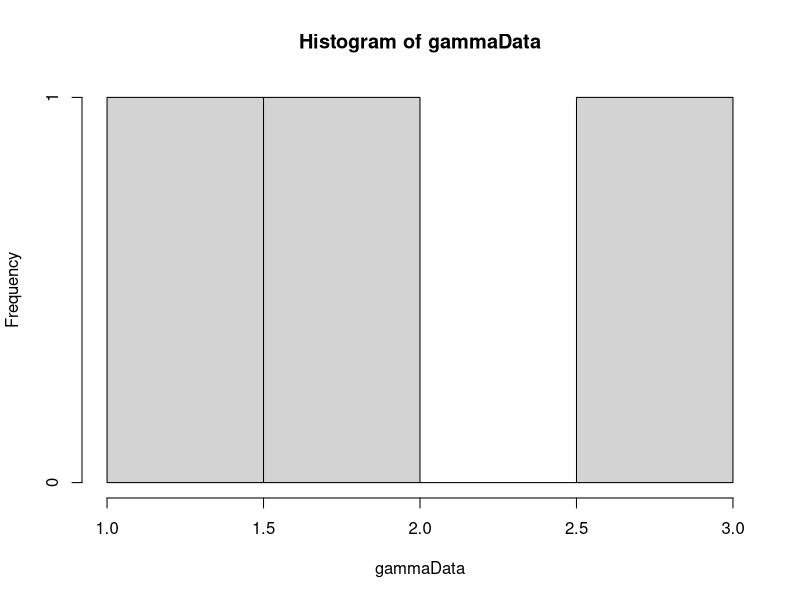
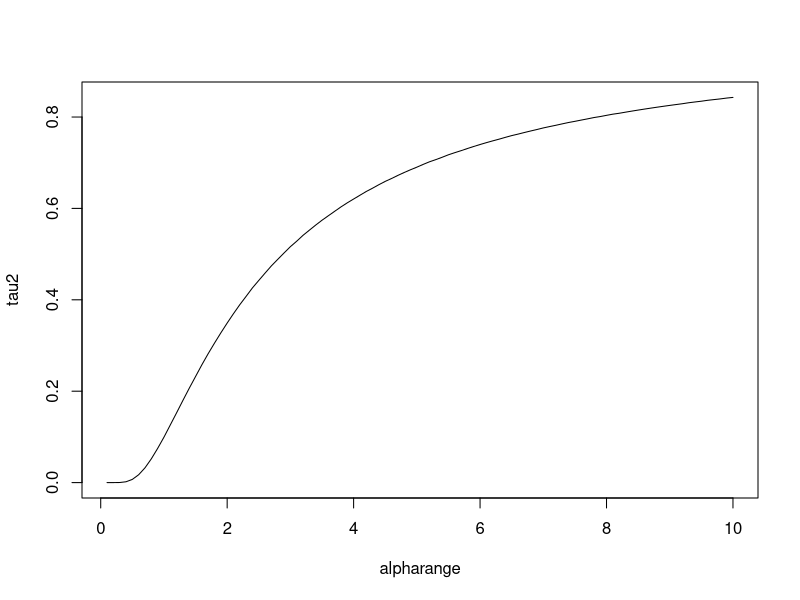
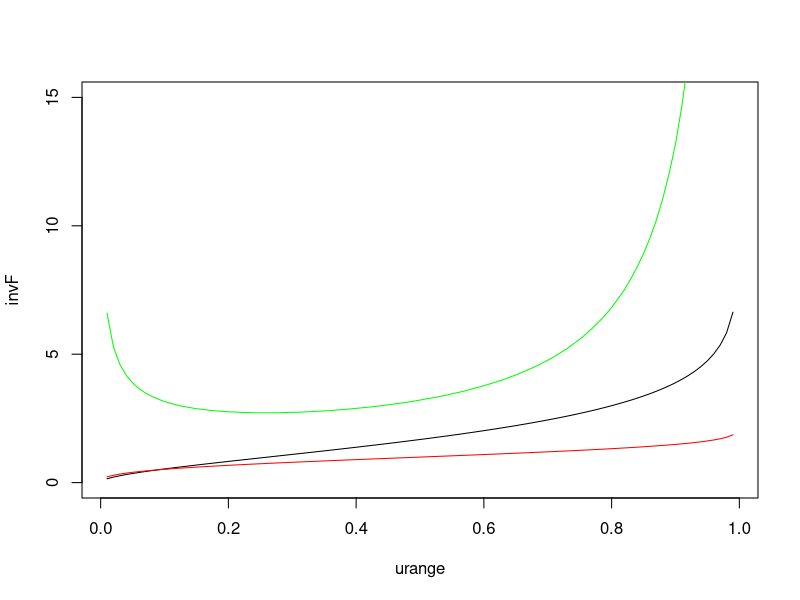
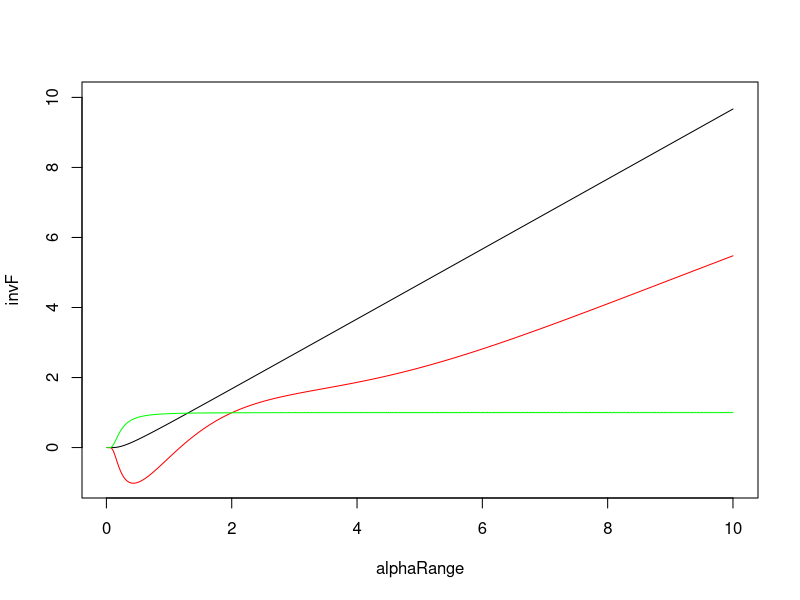
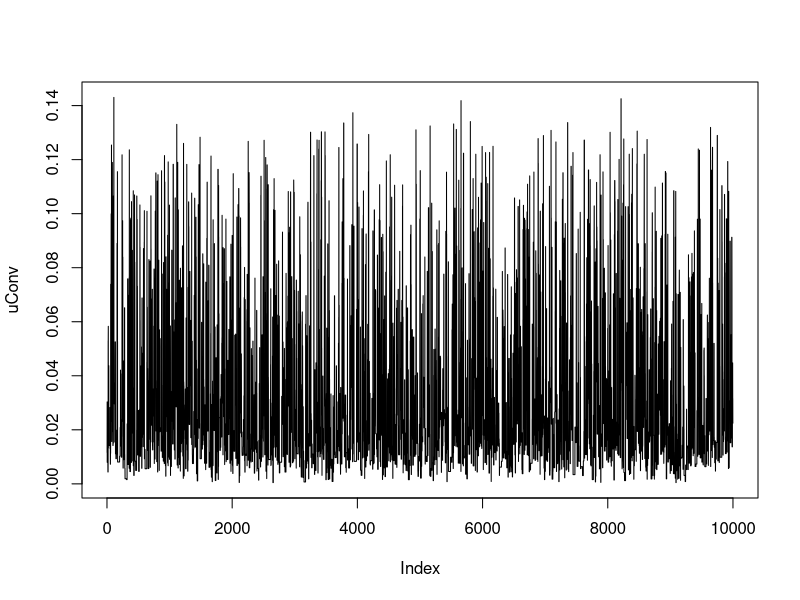
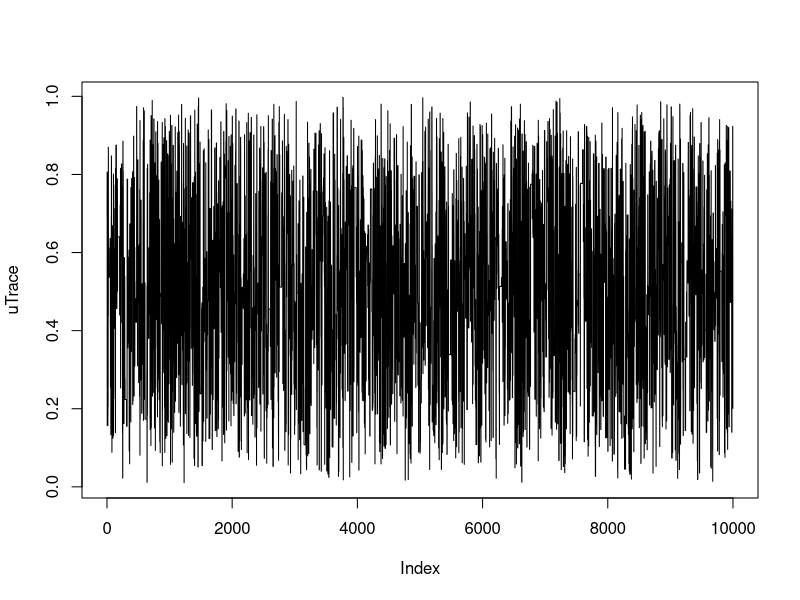
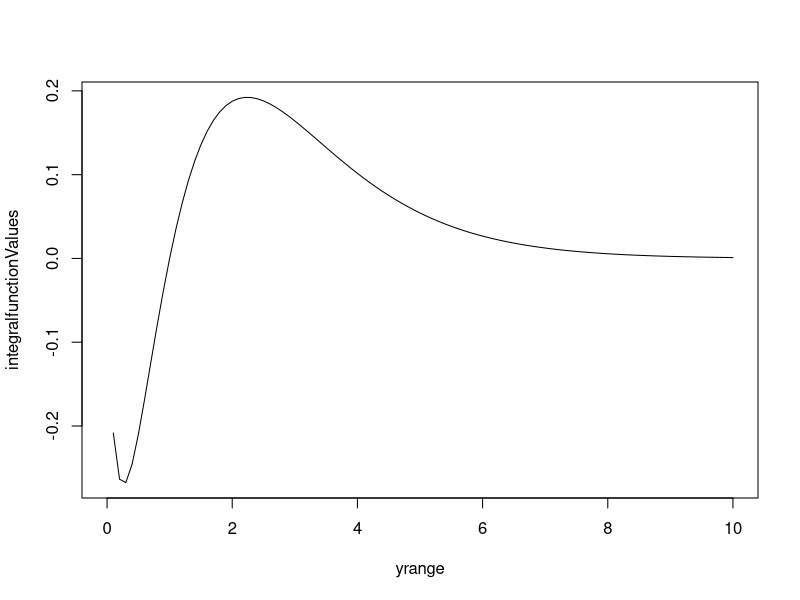

Reproduce these figures in R, in order. (Note: this script raises an error after producing the figures.)
library(MCMCpack)

weightedUniform <- function(n, numIterations) {
  # Generate sample of from a weighted uniform distribution
  # 
  # Args:
  #   n: number of points in sample
  #   
  # Returns:
  #   A vector sample
  uCurr = runif(n)
  alphaCurr = findAlpha(s2, uCurr)
  uConv = rep(0, numIterations)
  uTrace = rep(0, numIterations)
  for(i in 1:numIterations) {
    uProp = runif(n)
    alphaProp = findAlpha(s2, uProp)
    if(alphaProp != -1) {
      proportionalProp = proportionalDensity(uProp, alphaProp)
      proportionalCurr = proportionalDensity(uCurr, alphaCurr)
      alphaVal = min(1, proportionalProp/proportionalCurr)
      u = runif(1)
      print(i)
      if (u <= alphaVal) {
        uCurr = uProp
        alphaCurr = alphaProp
      }  
    }
    uConv[i] = var(uCurr)
    uTrace[i] = uCurr[1]
  }
  plot(uConv, type="l")
  plot(uTrace, type="l")
  return(uCurr)
}

proportionalDensity <- function(u, alpha) {
  # Calculate proportional density for indepence sampling
  # 
  # Args:
  #   u: A vector from an uniform distribution.
  #   alpha: A scalar value
  #   
  # Returns:
  #   A scalar value
  
  gammaInv = rep(0, length(u))
  diffGammaInv = rep(0, length(u))
  for(i in 1:length(u)) {
    gammaInv[i] = invGammaCumulative(u[i], alpha)
    diffGammaInv[i] = diffAlphaInvGammaCumulative(u[i], alpha)
  }
  return(calcWeight(gammaInv, diffGammaInv))
}

calcWeight <- function(gammaInv, diffGammaInv) {
  # Calculate weigth for a gamma distribution
  #
  # Args:
  #   gammaInv: A list of values from the inverse cumulative gamma.
  #   diffGammaInv: A list of values from the derivative of the inverse cumulative gamma.
  #   
  # Returns:
  #   A scalar value
  weight = (1/length(gammaInv))*(sum(diffGammaInv/gammaInv)) - sum(diffGammaInv)/sum(gammaInv)
  return(weight)
}

invGammaCumulative <- function(u, alpha) {
  x = 0
  stepSize = 0.1
  tolerance = 0.00001
  direction = 1
  integralValue = 0
  
  while(abs(integralValue - u) > tolerance){
    x = x + direction*stepSize
    if(x<0) {
      x = 0
      direction = 1
    }
    
    if(method == "integrate") {
      integral = integrate(gammaDensity, 0, x)
      integralValue = integral$value  
    } else if(method == "pgamma") {
      integral = pgamma(x, shape=alpha, scale=1)
      integralValue = integral
    }
    
    
    # Going left and pass the point
    if ((u > integralValue) && (direction == -1)) {
      stepSize = stepSize/2
      direction = 1
    }
    
    # Going right and pass the point
    if ((u < integralValue) && (direction == 1)) {
      stepSize = stepSize/2
      direction = -1
    }
  }
  return(x)
}

diffInvGammaCumulative <- function(u) {
  # Derivative of gamma distribution with respect to u
  # 
  # Args:
  #   u: Scalar between 0 and 1
  #   
  # Returns:
  #   Scalar. Derivative at point u.
  if(u+hStep < 1) {
    firstPoint = invGammaCumulative(u, alpha)
    secondPoint = invGammaCumulative(u+hStep, alpha)
    return((secondPoint - firstPoint)/hStep)  
  } else {
    firstPoint = invGammaCumulative(u-hStep, alpha)
    secondPoint = invGammaCumulative(u, alpha)
    return((secondPoint - firstPoint)/hStep)  
  }
}

diffAlphaInvGammaCumulative <- function(u, alpha) {
  # Derivative of gamma distribution with respect to alpha.
  # 
  # Args:
  #   u: Scalar between 0 and 1.
  #   alpha: Scalar larger than 0.
  #   
  # Returns:
  #   Scalar value. Derivative at point alpha.
  firstPoint = invGammaCumulative(u,alpha)
  secondPoint = invGammaCumulative(u, alpha + alphaHStep)
  return((secondPoint - firstPoint)/alphaHStep)
}

calcDerivateFunction <- function(u, alphaValue) {
 largeFInv = invGammaCumulative(u, alphaValue)
 integralPart = integrate(integralFunction, 0, largeFInv)
 return((digamma(alphaValue)*u - integralPart$value)*gamma(alphaValue)/((largeFInv^(alphaValue - 1))*exp(-largeFInv)))
}

integralFunction <- function(y) {
  return(log(y)*(y^(alphaValue - 1))*exp(-y)/gamma(alphaValue))
}

gammaDensity <- function(x) {
  return(dgamma(x, alpha,1))  
}

findAlpha <- function(s2, u) {
  
  alphaValue = 0.1
  stepSize = 1
  direction = 1
  tolerance = 0.0001
  tau2Value = 0
  prevTau2Value = 0
  it = 0
  while(abs(s2 - tau2Value) > tolerance) {
    it = it + 1
    alphaValue = alphaValue + direction*stepSize
    if(alphaValue<=0) {
      alphaValue = 0.1
      direction = 1
    }
    prevTau2Value = tau2Value
    tau2Value = calcValueTau2(u, alphaValue)
    #print(abs(s2 - tau2Value))
    #print(direction)
    if ((s2 > tau2Value) && (direction == -1)) {
      stepSize = stepSize/2
      direction = 1
    }
    
    if ((s2 < tau2Value) && (direction == 1)) {
      stepSize = stepSize/2
      direction = -1
    }
    
    if(isAlphaOutsideValidInterval(alphaValue, direction)) {
      return(-1)
    }  
    
  }
  
  return(alphaValue)
}

isAlphaOutsideValidInterval <- function(alphaValue, direction) {
  return((alphaValue < alphaLowerBound && direction == -1) || (alphaValue > alphaUpperBound && direction == 1))
}

findBeta <- function(s1, u, alphaValue) {
  largeFInv = rep(0, length(u))
  for(i in 1:length(u)) {
    largeFInv[i] = invGammaCumulative(u[i], alphaValue)
  }
  return(s1*length(u)/(sum(largeFInv)))
}

calcValueTau2 <- function(u, alphaValue) {
  largeFInv = rep(0, length(u))
  for(i in 1:length(u)) {
    largeFInv[i] = invGammaCumulative(u[i], alphaValue)
  }
  return(length(u)*((prod(largeFInv))^(1/length(u)))/sum(largeFInv))
}

calcValueTau2Method2 <- function(x) {
  return(length(x)*((prod(x))^(1/length(x)))/sum(x))
}

alpha = 2
beta = 1
hStep = 0.01
alphaHStep = 0.01
method = "pgamma"
NUM_SAMPLES = 1000
NUM_POINTS = 3
alphaUpperBound = 10
alphaLowerBound = 0.5

# Generate data
gammaData = rgamma(NUM_POINTS, shape=alpha, scale = beta)
hist(gammaData)
# Calculation of statistics
s1 = sum(gammaData)/NUM_POINTS
s2 = NUM_POINTS*((prod(gammaData))^(1/NUM_POINTS))/sum(gammaData)

# Plot of tau 2 with respect to alpha
alpharange = seq(0.1 , 10, by = 0.1)
tau2 = rep(0, length(alpharange))
u = runif(NUM_POINTS)
for(i in 1:length(alpharange)) {
  tau2[i]= calcValueTau2(u, alpharange[i])
}
plot(alpharange,tau2, type="l")

# Plot of derivatve of inverse cumulative distribution and the cumulative function
alphaValue = alpha
urange = seq(0.01, 0.99, by=0.01)
diff1 = rep(0, length(urange))
diff2 = rep(0, length(urange))
invF = rep(0, length(urange))
for(i in 1:length(urange)) {
  invF[i] = invGammaCumulative(urange[i], alpha)
  diff1[i] = calcDerivateFunction(urange[i], alphaValue)
  diff2[i] = diffInvGammaCumulative(urange[i])
}
plot(urange, invF, type="l", ylim=c(0, 15))
lines(urange, diff1, col="red")
lines(urange, diff2, col="green")

# Plot of derivative of inverse cumulative distribution with respect to alpha and the cumulative function.
alphaRange = seq(0.01, 10, by = 0.01)
diff1 = rep(0, length(alphaRange))
diff2 = rep(0, length(alphaRange))
invF = rep(0, length(alphaRange))
uValue = 0.5
for(i in 1:length(alphaRange)) {
  invF[i] = invGammaCumulative(uValue, alphaRange[i])
  diff1[i] = calcDerivateFunction(uValue, alphaRange[i])
  diff2[i] = diffAlphaInvGammaCumulative(uValue, alphaRange[i])
}
plot(alphaRange, invF, type="l", ylim=c(-1, 10))
lines(alphaRange, diff1, col="red")
lines(alphaRange, diff2, col="green")


# Generation of new sample
u = runif(NUM_POINTS)
estAlpha = findAlpha(s2, u)
estBeta = findBeta(s1, u, estAlpha)
v = weightedUniform(NUM_POINTS,10000)
alphaV = findAlpha(s2, v)    
betaV = findBeta(s1, v, alphaV)
newSample = rep(0, length(v))
for(i in 1:length(v)) {
  newSample[i] = betaV*invGammaCumulative(v[i], alphaV)
}
s1Sample = sum(newSample)/length(newSample)
s2Sample = NUM_POINTS*((prod(newSample))^(1/NUM_POINTS))/sum(newSample)

# Average integral.
u = 0.5
alpha = 2
alphaValue = 2
averageSample = 0
NUM_SAMPLES = 10000
for(i in 1:NUM_SAMPLES) {
  averageSample = averageSample + invGammaCumulative(runif(1), alpha)
}
averageSample = averageSample/NUM_SAMPLES
integralPart = integrate(integralFunction, 0, Inf)

u = 0.5
upperBound = invGammaCumulative(u, alpha)
integralPart2 = integrate(integralFunction, 0, upperBound)

# Plot of integral function
yrange = seq(0,10,0.1)
integralfunctionValues = rep(0, length(yrange))
for(i in 1:length(yrange)) {
  integralfunctionValues[i] = integralFunction(yrange[i])
}
plot(yrange, integralfunctionValues, type="l")

# Unweighted samples.
u = runif(NUM_POINTS)
alphaU = findAlpha(s2, u)
betaU = findBeta(s1, u, alphaU)
unweightedSample = rep(0, length(u))
for(i in 1:length(u)) {
  unweightedSample[i] = betaU*invGammaCumulative(u[i], alphaU)
}
s1Unweighted = sum(unweightedSample)/length(unweightedSample)
s2Unweighted = NUM_POINTS*((prod(unweightedSample))^(1/NUM_POINTS))/sum(unweightedSample)
